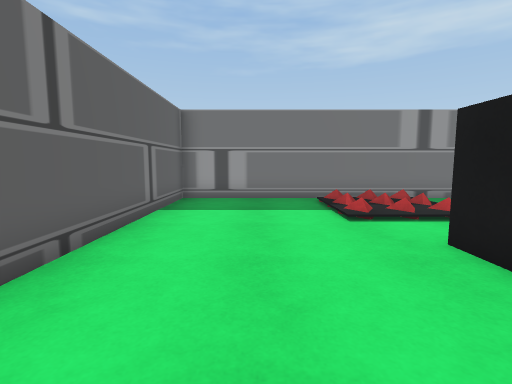
View 1 (above)

18 first-person views from a walk through a Unity game level. The camera is 1.2 m above the floor, tilts 6° down and sees 85° across. The floor is counted in squares, 1 m on a side. Each view is taken from the middle of a square. On the plan, view 1 faces up. The plan holds only what a view shows up to about 13 squares ahead; the rest is blank. The place goes on beyond the plan. The player is left out.

View 2
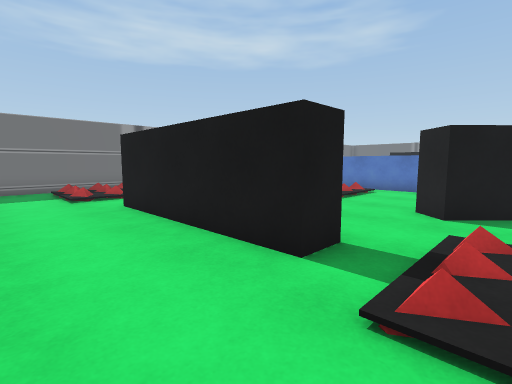

View 3
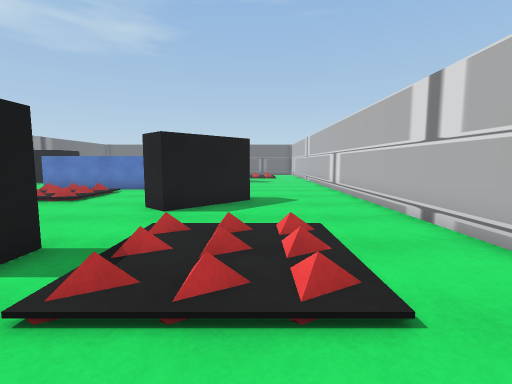

View 4
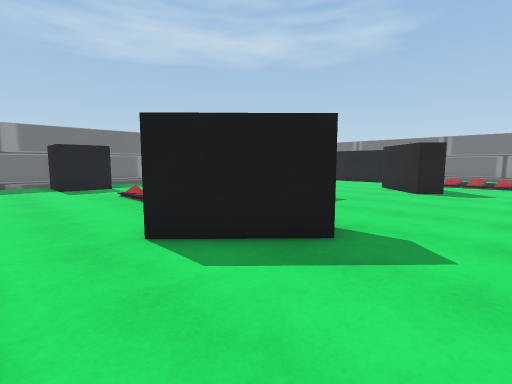

View 5
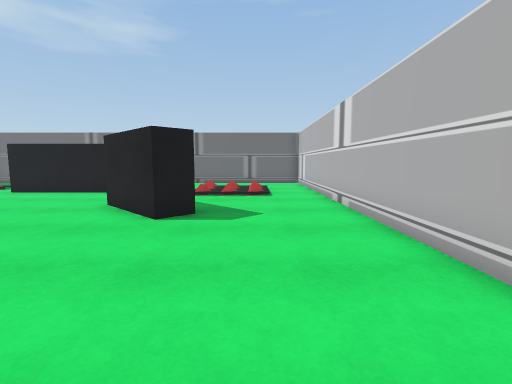

View 6
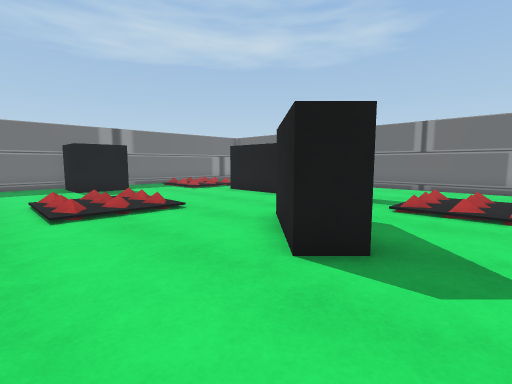

View 7
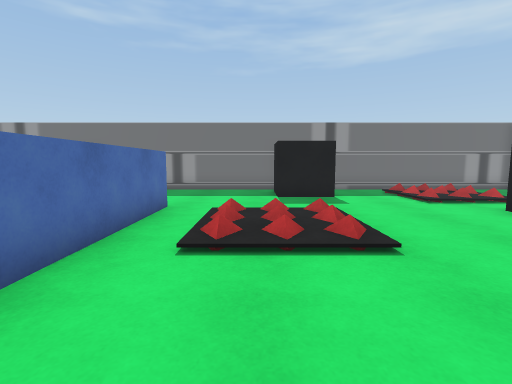

View 8
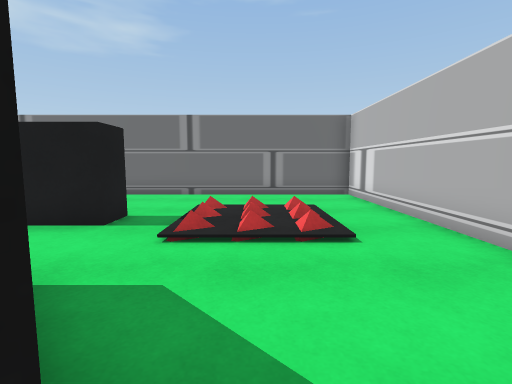

View 9
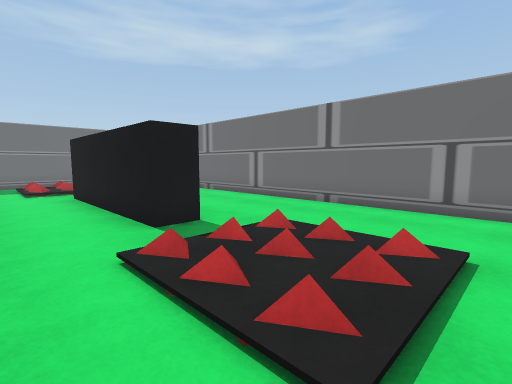

View 10
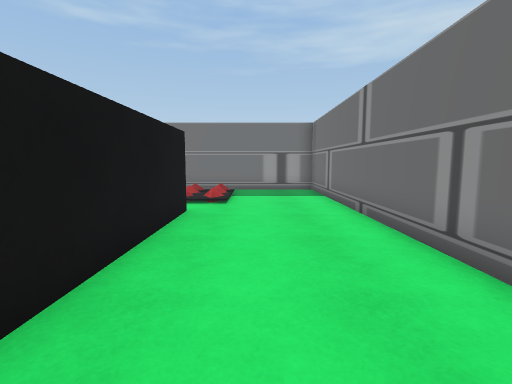

View 11
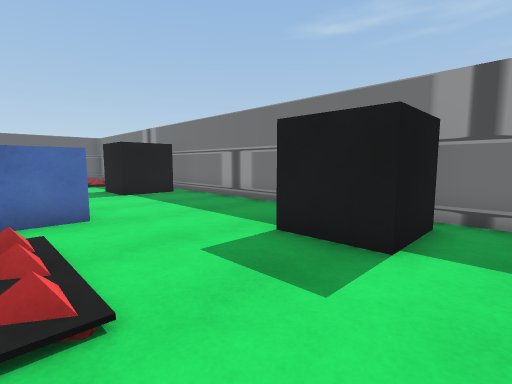

View 12
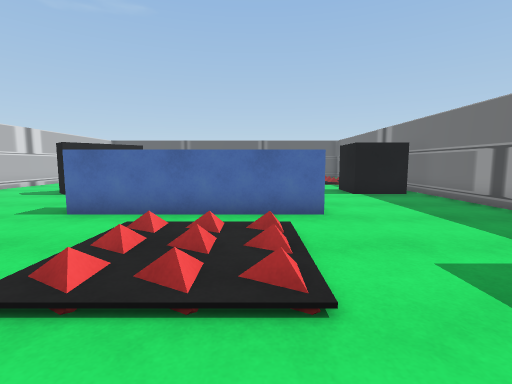

View 13
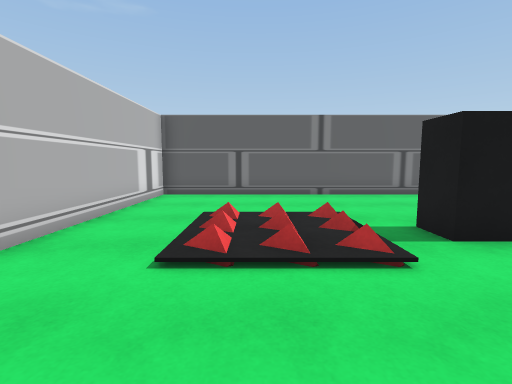

View 14
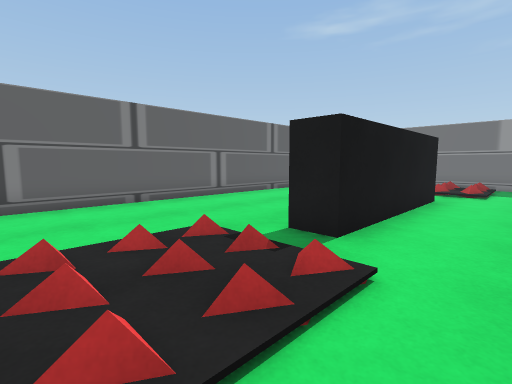

View 15
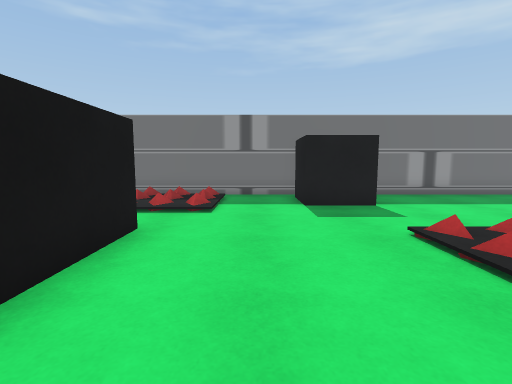

View 16
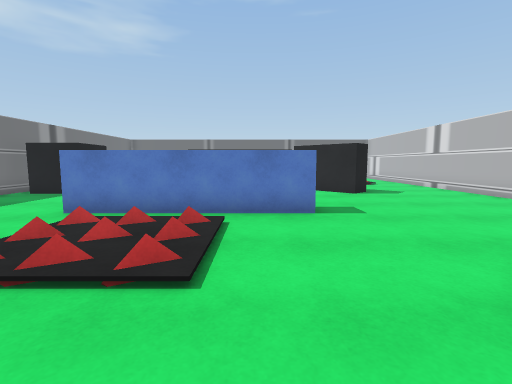

View 17
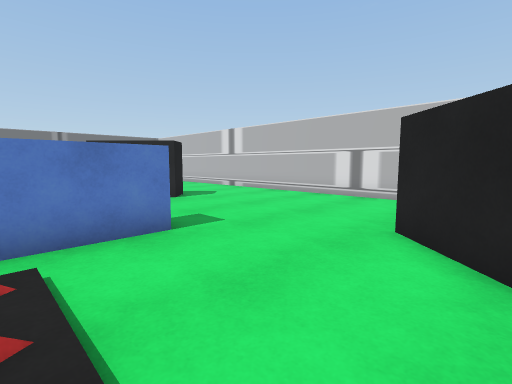

View 18
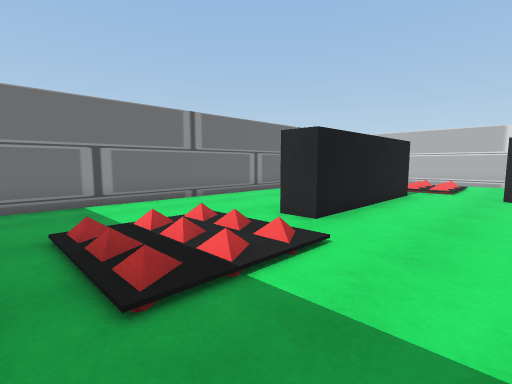

### Floor plan
Key: @ floor where view 1 was taken; # wall or solid block; . main floor; : floor 0.25 m higher than the main floor; / step, stairs or slope; ^ raised ledge.
Columns run from 3 left of view 1 to 28 right of it. Each row starts with its distance up from view 1.
 10 ################################
  9 #....////..##.......##.........#
  8 #..../  /.###.......###.//.....#
  7 #..../  /.###.......###./  ....#
  6 #......//...............//.....#
  5 #..............................#
  4 #.....##........^........##....#
  3 #.....##....:  .^./  /...##....#
  2 #.....##....:  .^./  /...##....#
  1 #.....##....:::.^...//...##....#
  0 #..@..##........^........##....#
 -1 #.....##........^........##....#
 -2 #.....##...#..........#..##....#
 -3 #....////.###........##........#
 -4 #..../  /..##.......##..//  ...#
 -5 #..../  /.............../   ...#
 -6 #......//...............//.....#
 -7 #..............................#
 -8 #..............................#
 -9 ################################

Positions as (right, up) in squares from view 1, and headings:
1: (0, 0), facing up
2: (0, -4), facing up-right
3: (0, -5), facing right
4: (5, -7), facing up-right
5: (11, -6), facing right
6: (14, -6), facing up-right
7: (16, -3), facing up
8: (17, -5), facing right
9: (20, -7), facing up-right
10: (25, -3), facing up
11: (20, 3), facing up-left
12: (20, 3), facing left
13: (8, -5), facing left
14: (6, -6), facing up-left
15: (6, -1), facing up
16: (6, 0), facing right
17: (8, 1), facing down-right
18: (19, 9), facing down-right
